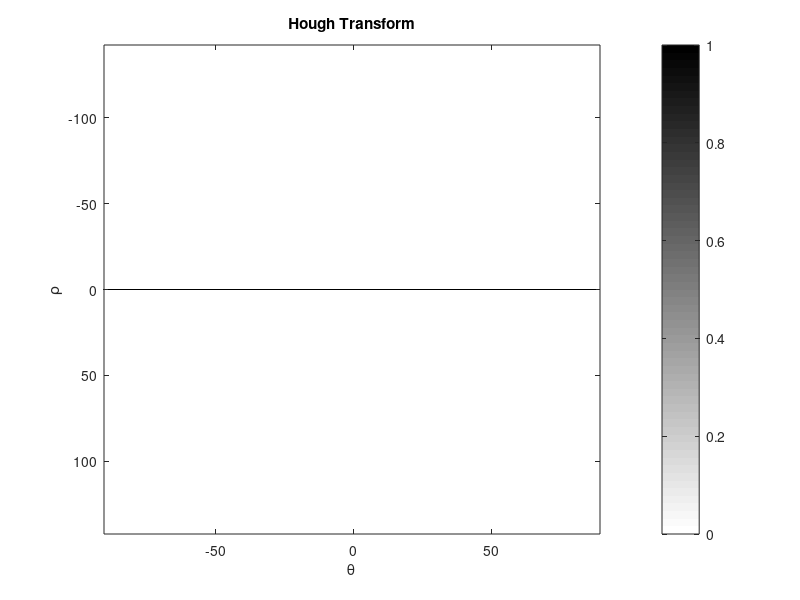
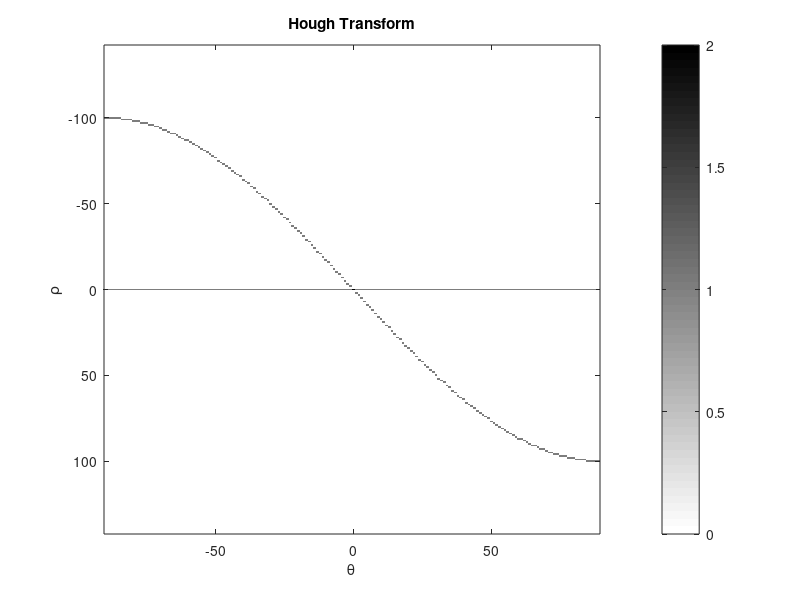
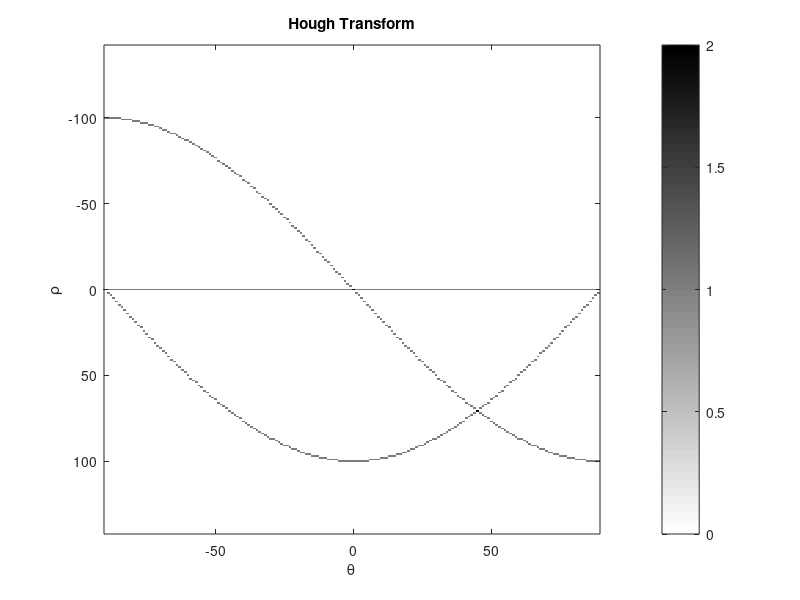
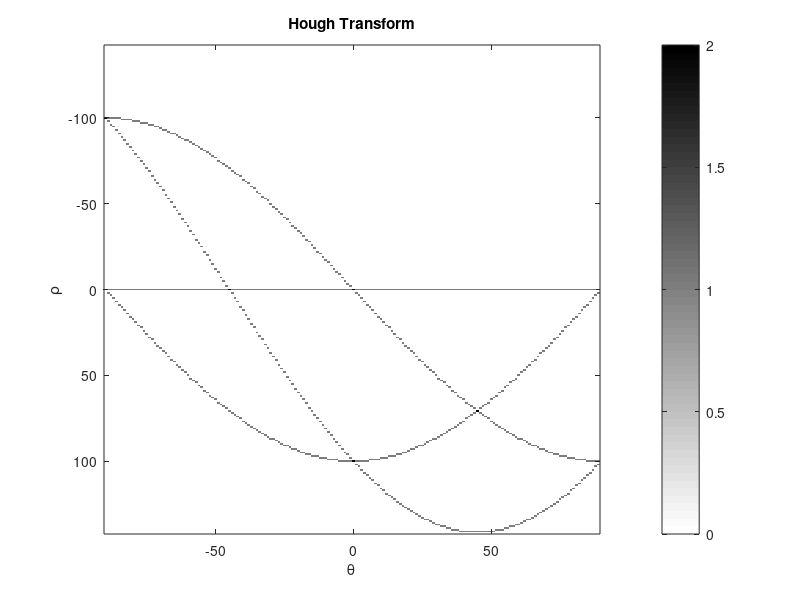

These charts were generated, in order, by the following MATLAB code: (Note: this script raises an error after producing the figures.)
%% this is the main script for task #1 : Hough Transform.
% each section will excute a different section of this exrecise.
% submiters:
%   Ori Sztyglic 
%   Yossi Magriso 

%% Transform
% a.

close all

f=zeros(101,101);
f(1,1)=1;
[H, theta, rho] = hough(f);

figure;
imagesc(theta, rho, H);
colmap = colormap('gray');
colmap = colmap(end:-1:1,:);
colormap(colmap);
colorbar;
xlabel('\theta');
ylabel('\rho');
title('Hough Transform')

f(101,1)=1;
[H, theta, rho] = hough(f);

h = figure;
imagesc(theta, rho, H);
colmap = colormap('gray');
colmap = colmap(end:-1:1,:);
colormap(colmap);
colorbar;
xlabel('\theta');
ylabel('\rho');
title('Hough Transform')

f(1,101)=1;
[H, theta, rho] = hough(f);

figure;
imagesc(theta, rho, H);
colmap = colormap('gray');
colmap = colmap(end:-1:1,:);
colormap(colmap);
colorbar;
xlabel('\theta');
ylabel('\rho');
title('Hough Transform')

f(101,101)=1;
[H, theta, rho] = hough(f);

figure;
imagesc(theta, rho, H);
colmap = colormap('gray');
colmap = colmap(end:-1:1,:);
colormap(colmap);
colorbar;
xlabel('\theta');
ylabel('\rho');
title('Hough Transform')

% Not used:
f(51,51)=1;

%% b.

% Creating a square:
sqr_mask = zeros(101,101);
sqr_size = 40;

sqr_mask((51- sqr_size/2):(51 + sqr_size/2),(51- sqr_size/2):(51 + sqr_size/2)) = 1;
sqr_mask = imrotate(sqr_mask,30);

figure(100);
imagesc(sqr_mask);
colmap = colormap('gray');
colmap = colmap(end:-1:1,:);
colormap(colmap);
colorbar;

% c.

% Detecting the square's edges:
sqr_edges = edge(sqr_mask, 'Canny');

figure;
imagesc(sqr_edges);
colmap = colormap('gray');
colmap = colmap(end:-1:1,:);
colormap(colmap);
colorbar;

% d.

Theta_resolution  = 5; % [deg]
[Hough_of_sqr_edges, theta, rho] = hough(sqr_edges,'Theta',-90:Theta_resolution:(90-1));

figure;
imagesc(theta, rho, Hough_of_sqr_edges);
colmap = colormap('gray');
colmap = colmap(end:-1:1,:);
colormap(colmap);
colorbar;
xlabel('\theta');
ylabel('\rho');

%% Voting
% f.

Max_num_of_peaks = 4;
peaks = houghpeaks(Hough_of_sqr_edges,Max_num_of_peaks);

figure;
imagesc(theta, rho, Hough_of_sqr_edges);
colmap = colormap('gray');
colmap = colmap(end:-1:1,:);
colormap(colmap);
colorbar;
xlabel('\theta');
ylabel('\rho');
hold on;
plot(theta(peaks(:,2)),rho(peaks(:,1)),'o','color','red','MarkerSize',20);

%% Line linking:
% g.

lines = houghlines(sqr_edges,theta,rho,peaks,'MinLength',35);

figure(100);
hold on;

for k = 1:length(lines)
    xy = [lines(k).point1; lines(k).point2];
    plot(xy(:,1),xy(:,2),'LineWidth',2,'Color','green');
end

%% h.

% Finding lines in a picture of a building:

building_image = imread('building.jpg');

figure(101);
imshow(building_image);

building_edges = edge(building_image,'Canny',0.1,sqrt(2));

figure;
imshow(building_edges);
colmap = colormap('gray');
colmap = colmap(end:-1:1,:);
colormap(colmap);

% Show 9 different Canny parameters edge detection:
fig_ind = 1;
for sigma_factor = -1:1:1
    for Th_factor = -1:1:1
        Threshold = 0.1 * 2^Th_factor;
        Sigma = sqrt(2) * 2^sigma_factor;
        building_edges = edge(building_image,'Canny',Threshold,Sigma);
        figure;
        imshow(building_edges);
        colmap = colormap('gray');
        colmap = colmap(end:-1:1,:);
        colormap(colmap);
        title(['Threshold = ',num2str(Threshold),' , \sigma = ',num2str(Sigma)]);
        fig_ind = fig_ind+1;
    end
end


Theta_resolution = 1;
[Hough_of_building_edges, theta, rho] = hough(building_edges,'Theta',-90:Theta_resolution:(90-1));

Max_num_of_peaks = 100;
peaks = houghpeaks(Hough_of_building_edges,Max_num_of_peaks,'Threshold',70,'NHoodSize',[31,31]);

figure;
imagesc(theta, rho, Hough_of_building_edges);
colmap = colormap('gray');
colmap = colmap(end:-1:1,:);
colormap(colmap);
colorbar;
xlabel('\theta');
ylabel('\rho');
hold on;
plot(theta(peaks(:,2)),rho(peaks(:,1)),'o','color','red','MarkerSize',20);
title('Hough Transform')

lines = houghlines(building_edges,theta,rho,peaks,'MinLength',30);

figure(101);
hold on;

for k = 1:length(lines)
    xy = [lines(k).point1; lines(k).point2];
    plot(xy(:,1),xy(:,2),'LineWidth',2,'Color','green');
end


%% this is the main script for task #2 : laplacian Pyramids.
% each section will excute a different section of this exrecise.
% submiters:
%   Ori Sztyglic 201110830
%   Yossi Magriso 035847839
%% Section a
clc;clear all;close all;
% see attached fuction "GetLaplacianPyramid"
%% section b
% see attached function "ImReconWithLaplacPyramid"
%test
levels = 6;
Im_rgb = im2double(imread('data/Inputs/imgs/0004_6.png'));
Im = rgb2gray(Im_rgb);
pyramid_decomp = GetLaplacianPyramid(Im,levels);
Im_recon = ImReconWithLaplacPyramid(pyramid_decomp);
err = immse(Im, Im_recon);
fprintf('"sanaty check" => reconstruction error = %d\n',err);
figure(1);
subplot(1,2,1);
imshow(Im);
title('original');
subplot(1,2,2);
imshow(Im_recon);
title('reconstructed');
%% section c 

%import image
in_image_rgb = im2double(imread('data/Inputs/imgs/0004_6.png'));

%import mask
in_mask = im2double(imread('data/Inputs/masks/0004_6.png'));

%import bg
in_bg = im2double(imread('data/Examples/bgs/6.jpg'));

in_image_rgb_new_bg = ChangeImBg(in_image_rgb, in_mask, in_bg);

%plot results
figure(2);
subplot(1,2,1);
imshow(in_image_rgb);
title('Input Image, Original Background');
subplot(1,2,2);
imshow(in_image_rgb_new_bg);
title('Input Image New Background');

%% section d
example_image_rgb = im2double(imread('data/Examples/imgs/6.png'));

levels = 6;

%laplacian pyramids for input image and example image. we calc for each
%image 3 pyramids, one for each chanel:
%input image:
in_image_pyramid_R      = GetLaplacianPyramid(in_image_rgb(:,:,1),levels);
in_image_pyramid_G      = GetLaplacianPyramid(in_image_rgb(:,:,2),levels);
in_image_pyramid_B      = GetLaplacianPyramid(in_image_rgb(:,:,3),levels);
%example image:
example_image_pyramid_R = GetLaplacianPyramid(example_image_rgb(:,:,1),levels);
example_image_pyramid_G = GetLaplacianPyramid(example_image_rgb(:,:,2),levels);
example_image_pyramid_B = GetLaplacianPyramid(example_image_rgb(:,:,3),levels);

%calculate image energy for each channel
%input image:
in_image_energy_pyramid_R      = CalcEnergy(in_image_pyramid_R);
in_image_energy_pyramid_G      = CalcEnergy(in_image_pyramid_G);
in_image_energy_pyramid_B      = CalcEnergy(in_image_pyramid_B);
%example image:
example_image_energy_pyramid_R = CalcEnergy(example_image_pyramid_R);
example_image_energy_pyramid_G = CalcEnergy(example_image_pyramid_G);
example_image_energy_pyramid_B = CalcEnergy(example_image_pyramid_B);

%calculate gain map for each lap level
gain_map_pyramid_R = CalcGain(in_image_energy_pyramid_R,example_image_energy_pyramid_R);
gain_map_pyramid_G = CalcGain(in_image_energy_pyramid_G,example_image_energy_pyramid_G);
gain_map_pyramid_B = CalcGain(in_image_energy_pyramid_B,example_image_energy_pyramid_B);

%% section e
%construct output image pyramid:
%R
output_image_pyramid_R = gain_map_pyramid_R .* in_image_pyramid_R;
output_image_pyramid_R(:, :, levels) = example_image_pyramid_R(:, :, levels);
%G
output_image_pyramid_G = gain_map_pyramid_G .* in_image_pyramid_G;
output_image_pyramid_G(:, :, levels) = example_image_pyramid_G(:, :, levels);
%B
output_image_pyramid_B = gain_map_pyramid_B .* in_image_pyramid_B;
output_image_pyramid_B(:, :, levels) = example_image_pyramid_B(:, :, levels);

%% section f
%reconstruct each chanel of the out put image:
output_image_R = ImReconWithLaplacPyramid(output_image_pyramid_R);
output_image_G = ImReconWithLaplacPyramid(output_image_pyramid_G);
output_image_B = ImReconWithLaplacPyramid(output_image_pyramid_B);

output_image = zeros(size(in_image_rgb));
output_image(:, :, 1) = output_image_R;
output_image(:, :, 2) = output_image_G;
output_image(:, :, 3) = output_image_B;

output_image_new_bg = ChangeImBg(output_image, in_mask, in_bg);

figure(3);
subplot(1,3,1);
imshow(in_image_rgb);
title('Input Image');
subplot(1,3,2);
imshow(example_image_rgb);
title('Example Image');
subplot(1,3,3);
imshow(output_image_new_bg);
title('Output Image');

%% section g

%additional styles for image 0004_6:
example_im_16 = im2double(imread('data/Examples/imgs/16.png'));
example_im_21 = im2double(imread('data/Examples/imgs/21.png'));
in_bg_16 = im2double(imread('data/Examples/bgs/16.jpg'));
in_bg_21 = im2double(imread('data/Examples/bgs/21.jpg'));
% the second input image & mask :
in_image_rgb_dude = im2double(imread('data/Inputs/imgs/0006_001.png'));
in_image_mask_dude = im2double(imread('data/Inputs/masks/0006_001.png'));

%the second in image examples images:
example_im_0 = im2double(imread('data/Examples/imgs/0.png'));
example_im_9 = im2double(imread('data/Examples/imgs/9.png'));
example_im_10 = im2double(imread('data/Examples/imgs/10.png'));
in_bg_0 = im2double(imread('data/Examples/bgs/0.jpg'));
in_bg_9 = im2double(imread('data/Examples/bgs/9.jpg'));
in_bg_10 = im2double(imread('data/Examples/bgs/10.jpg'));
%preform style transfer as described in the pdf:
SylerTransferWrapper(in_image_rgb, in_bg_16, in_mask, example_im_16, levels);
SylerTransferWrapper(in_image_rgb, in_bg_21, in_mask, example_im_21, levels);

%dude image:
SylerTransferWrapper(in_image_rgb_dude, in_bg_0, in_image_mask_dude, example_im_0, levels);
SylerTransferWrapper(in_image_rgb_dude, in_bg_9, in_image_mask_dude, example_im_9, levels);
SylerTransferWrapper(in_image_rgb_dude, in_bg_10, in_image_mask_dude, example_im_10, levels);


%% section h 


in_image_ori = im2double(imread('ori2.png'));
in_image_ori = imresize(in_image_ori,[1320 1000]);
SylerTransferWrapper_NO_MASK(in_image_ori, example_im_9, levels);


